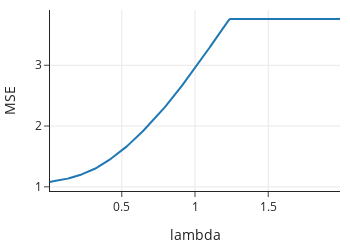

The cell this chart's notebook holds for it:
### Markdown cell above
As $ \lambda $ increases, the model fitting is penalized more heavily and many coefficients shrink to 0. The left hand side of the plot shows greater model complexity, corresponds to small $ \lambda $. The model that we first fit was for $ \lambda = 0.1 $, and we can see from this plot which coefficients are non-zero. The largest coefficients are for "x12", "x30", "x5", "x15", "x31", "x28", and "x7".

### Code cell
fig = px.line(x = alphas, y = mses,
             labels={"x": "lambda",
                     "y": "MSE"
                 })

fig.update_layout(width=350, height=250)
fig.show()

### Figure 1 — Plotly figure (JSON) as saved in the notebook; plotly's stock layout.template omitted (floating-point values rounded to 4 significant figures; data arrays with more than 128 entries replaced by an {"elided": "..."} marker saying what was removed)
{"data": [{"hovertemplate": "lambda=%{x}<br>MSE=%{y}<extra></extra>", "legendgroup": "", "line": {"color": "#1F77B4", "dash": "solid"}, "marker": {"symbol": "circle"}, "mode": "lines", "name": "", "orientation": "v", "showlegend": false, "type": "scatter", "x": {"elided": "199 float values"}, "xaxis": "x", "y": {"elided": "199 float values"}, "yaxis": "y"}], "layout": {"height": 250, "legend": {"tracegroupgap": 0}, "width": 350, "xaxis": {"anchor": "y", "autorange": true, "domain": [0, 1], "range": [0.01, 1.99], "title": {"text": "lambda"}, "type": "linear"}, "yaxis": {"anchor": "x", "autorange": true, "domain": [0, 1], "range": [0.9313, 3.909], "title": {"text": "MSE"}, "type": "linear"}}}
